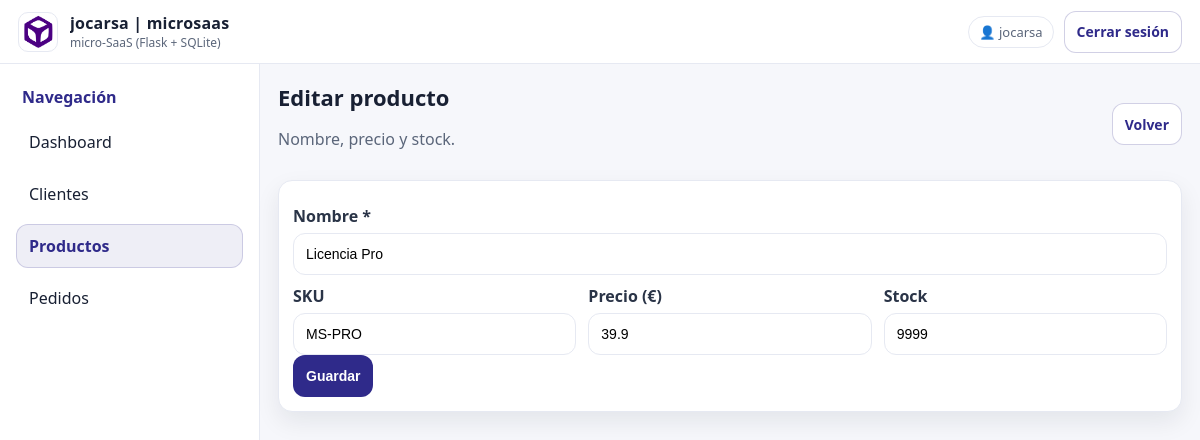
/productos/2/editar (signed in), run on the app's committed database.
### tables this page shows
CREATE TABLE productos(
            id INTEGER PRIMARY KEY AUTOINCREMENT,
            nombre TEXT NOT NULL,
            sku TEXT,
            precio REAL NOT NULL DEFAULT 0,
            stock INTEGER NOT NULL DEFAULT 0,
            created_at TEXT NOT NULL
        );

### app.py (the view, shortened to what this page needs)
    @app.route("/productos/<int:producto_id>/editar", methods=["GET", "POST"])
    @login_required
    def productos_edit(producto_id):
        conn = get_db()
        producto = conn.execute("SELECT * FROM productos WHERE id = ?", (producto_id,)).fetchone()
        if not producto:
            conn.close()
            flash("Producto no encontrado.", "error")
            return redirect(url_for("productos_list"))
        conn.close()
        return render_template("productos_form.html", mode="edit", producto=producto)

### templates/productos_form.html
{% extends "base.html" %}
{% block body %}
  <aside class="sidebar">
    <div class="sidebar-title">Navegación</div>
    <a class="navitem" href="{{ url_for('dashboard') }}">Dashboard</a>
    <a class="navitem" href="{{ url_for('clientes_list') }}">Clientes</a>
    <a class="navitem active" href="{{ url_for('productos_list') }}">Productos</a>
    <a class="navitem" href="{{ url_for('pedidos_list') }}">Pedidos</a>
  </aside>
  <main class="main">
    <div class="pagehead row">
      <div>
        <h1>{% if mode=='new' %}Nuevo producto{% else %}Editar producto{% endif %}</h1>
        <p class="muted">Nombre, precio y stock.</p>
      </div>
      <div class="actions">
        <a class="btn btn-outline" href="{{ url_for('productos_list') }}">Volver</a>
      </div>
    </div>
    <form class="form cardpad" method="POST">
      <label>Nombre *</label>
      <input name="nombre" required value="{{ producto.nombre if producto else '' }}">
      <div class="grid3">
        <div>
          <label>SKU</label>
          <input name="sku" value="{{ producto.sku if producto else '' }}">
        </div>
        <div>
          <label>Precio (€)</label>
          <input name="precio" type="number" step="0.01" value="{{ producto.precio if producto else '0' }}">
        </div>
        <div>
          <label>Stock</label>
          <input name="stock" type="number" step="1" value="{{ producto.stock if producto else '0' }}">
        </div>
      </div>
      <button class="btn btn-primary" type="submit">Guardar</button>
    </form>
  </main>
{% endblock %}

### static/style.css (style rules this page uses)
:root { --indigo:#2f2a8a; --indigo-2:#3b36a8; --orange:#f57c00; --bg:#f6f7fb; --card:#ffffff; --text:#182033; --muted:#5b667a; --line:#e6e9f2; --danger:#c62828; --shadow:0 10px 24px rgba(16,24,40,.08); --radius:14px; --radius-sm:10px; --control-h:42px; --btn-h:42px; --btn-h-sm:34px; --font: system-ui, -apple-system, Segoe UI, Roboto, Ubuntu, Cantarell, "Helvetica Neue", Arial, "Noto Sans", "Liberation Sans", sans-serif; }
* { box-sizing:border-box; }
html,body { height:100%; }
body { margin:0; font-family:var(--font); color:var(--text); background:var(--bg); }
.sidebar { width:260px; padding:16px; border-right:1px solid var(--line); background:var(--card); }
.sidebar-title { font-weight:800; color:var(--indigo); margin:6px 6px 12px 6px; }
.navitem { display:block; padding:10px 12px; border-radius:12px; text-decoration:none; color:var(--text); border:1px solid transparent; margin-bottom:8px; }
.navitem.active { background:rgba(47,42,138,.08); border-color:rgba(47,42,138,.18); color:var(--indigo); font-weight:700; }
.main { flex:1; padding:18px; }
.pagehead { margin-bottom:14px; }
.pagehead h1 { margin:0; font-size:22px; }
.muted { color:var(--muted); }
.row { display:flex; align-items:center; justify-content:space-between; gap:14px; }
.actions { display:flex; gap:10px; align-items:center; flex-wrap:wrap; }
.form input, .form select, .searchbar input { width:100%; height:var(--control-h); padding:10px 12px; border-radius:12px; border:1px solid var(--line); background:#fff; font-size:14px; outline:none; line-height:1; }
.form label { display:block; font-weight:700; margin:10px 0 6px 0; color:#2a3447; }
.cardpad { background:var(--card); border:1px solid var(--line); border-radius:var(--radius); box-shadow:var(--shadow); padding:14px; }
.grid3 { display:grid; grid-template-columns:1fr 1fr 1fr; gap:12px; }
.btn { display:inline-flex; align-items:center; justify-content:center; gap:8px; height:var(--btn-h); padding:0 12px; border-radius:12px; border:1px solid transparent; text-decoration:none; font-weight:800; font-size:14px; cursor:pointer; background:#fff; color:var(--text); vertical-align:middle; white-space:nowrap; }
.btn-primary { background:var(--indigo); color:#fff; border-color:rgba(0,0,0,0); }
.btn-outline { border-color:rgba(47,42,138,.22); color:var(--indigo); background:#fff; }

### data on the page
productos: nombre "Licencia Pro", sku "MS-PRO", precio "39.9", stock "9999"

### other printed values
{{ APP_NAME }} "jocarsa | microsaas"
{{ current_user }} "jocarsa"
